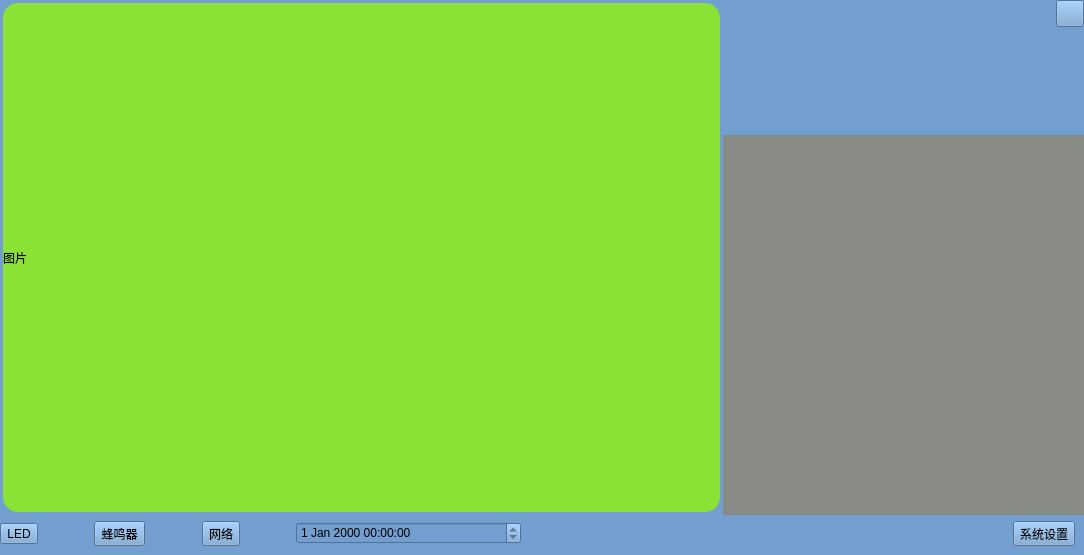
<?xml version="1.0" encoding="UTF-8"?>
<ui version="4.0">
 <class>FireIdentifySystem</class>
 <widget class="QMainWindow" name="FireIdentifySystem">
  <property name="geometry">
   <rect>
    <x>0</x>
    <y>0</y>
    <width>1084</width>
    <height>555</height>
   </rect>
  </property>
  <property name="windowTitle">
   <string>FireIdentifySystem</string>
  </property>
  <property name="styleSheet">
   <string notr="true">background-color:rgb(114, 159, 207);</string>
  </property>
  <widget class="QWidget" name="centralWidget">
   <property name="styleSheet">
    <string notr="true"/>
   </property>
   <layout class="QVBoxLayout" name="verticalLayout_6" stretch="0">
    <property name="leftMargin">
     <number>0</number>
    </property>
    <property name="topMargin">
     <number>0</number>
    </property>
    <property name="rightMargin">
     <number>0</number>
    </property>
    <property name="bottomMargin">
     <number>0</number>
    </property>
    <item>
     <layout class="QVBoxLayout" name="verticalLayout_5" stretch="9,1">
      <property name="bottomMargin">
       <number>9</number>
      </property>
      <item>
       <layout class="QHBoxLayout" name="horizontalLayout" stretch="2,1">
        <property name="spacing">
         <number>0</number>
        </property>
        <property name="rightMargin">
         <number>0</number>
        </property>
        <item>
         <widget class="QWidget" name="gBox_status" native="true">
          <layout class="QVBoxLayout" name="verticalLayout_2">
           <property name="spacing">
            <number>0</number>
           </property>
           <property name="leftMargin">
            <number>0</number>
           </property>
           <property name="topMargin">
            <number>0</number>
           </property>
           <property name="rightMargin">
            <number>0</number>
           </property>
           <property name="bottomMargin">
            <number>0</number>
           </property>
           <item>
            <layout class="QVBoxLayout" name="verticalLayout" stretch="9">
             <property name="leftMargin">
              <number>3</number>
             </property>
             <property name="topMargin">
              <number>3</number>
             </property>
             <property name="rightMargin">
              <number>3</number>
             </property>
             <property name="bottomMargin">
              <number>3</number>
             </property>
             <item>
              <widget class="QLabel" name="lab_Picture">
               <property name="layoutDirection">
                <enum>Qt::LeftToRight</enum>
               </property>
               <property name="styleSheet">
                <string notr="true">background-color:rgb(138, 226, 52);
border-radius: 15px</string>
               </property>
               <property name="text">
                <string>图片</string>
               </property>
              </widget>
             </item>
            </layout>
           </item>
          </layout>
         </widget>
        </item>
        <item>
         <widget class="QWidget" name="gBox_result" native="true">
          <layout class="QVBoxLayout" name="verticalLayout_4">
           <property name="spacing">
            <number>0</number>
           </property>
           <property name="leftMargin">
            <number>0</number>
           </property>
           <property name="topMargin">
            <number>0</number>
           </property>
           <property name="rightMargin">
            <number>0</number>
           </property>
           <property name="bottomMargin">
            <number>0</number>
           </property>
           <item>
            <layout class="QVBoxLayout" name="verticalLayout_3" stretch="1,4,14">
             <property name="spacing">
              <number>0</number>
             </property>
             <item>
              <layout class="QHBoxLayout" name="horizontalLayout_4">
               <item>
                <spacer name="horizontalSpacer_6">
                 <property name="orientation">
                  <enum>Qt::Horizontal</enum>
                 </property>
                 <property name="sizeHint" stdset="0">
                  <size>
                   <width>40</width>
                   <height>20</height>
                  </size>
                 </property>
                </spacer>
               </item>
               <item>
                <widget class="QToolButton" name="tBtn_close">
                 <property name="styleSheet">
                  <string notr="true"/>
                 </property>
                 <property name="text">
                  <string/>
                 </property>
                 <property name="icon">
                  <iconset>
                   <selectedon>:/image/images/Exit.png</selectedon>
                  </iconset>
                 </property>
                 <property name="iconSize">
                  <size>
                   <width>20</width>
                   <height>20</height>
                  </size>
                 </property>
                </widget>
               </item>
              </layout>
             </item>
             <item>
              <layout class="QHBoxLayout" name="horizontalLayout_2">
               <property name="spacing">
                <number>0</number>
               </property>
               <item>
                <widget class="QLabel" name="lab_Error">
                 <property name="font">
                  <font>
                   <pointsize>50</pointsize>
                  </font>
                 </property>
                 <property name="styleSheet">
                  <string notr="true">background-color:transparent;
color:red</string>
                 </property>
                 <property name="text">
                  <string/>
                 </property>
                 <property name="alignment">
                  <set>Qt::AlignCenter</set>
                 </property>
                </widget>
               </item>
               <item>
                <widget class="QLabel" name="lab_Warning">
                 <property name="font">
                  <font>
                   <pointsize>50</pointsize>
                  </font>
                 </property>
                 <property name="styleSheet">
                  <string notr="true">background-color:transparent;
color:rgb(252, 233, 79)</string>
                 </property>
                 <property name="text">
                  <string/>
                 </property>
                 <property name="alignment">
                  <set>Qt::AlignCenter</set>
                 </property>
                </widget>
               </item>
              </layout>
             </item>
             <item>
              <widget class="QChartView" name="chart_Widget" native="true">
               <property name="styleSheet">
                <string notr="true">background-color:rgb(136, 138, 133)</string>
               </property>
              </widget>
             </item>
            </layout>
           </item>
          </layout>
         </widget>
        </item>
       </layout>
      </item>
      <item>
       <layout class="QHBoxLayout" name="horizontalLayout_3" stretch="2,1,2,1,2,1,4,2,8">
        <property name="spacing">
         <number>0</number>
        </property>
        <item>
         <widget class="QToolButton" name="tBtn_LED">
          <property name="text">
           <string>LED</string>
          </property>
          <property name="icon">
           <iconset resource="icon.qrc">
            <normaloff>:/image/images/LED_OFF.png</normaloff>:/image/images/LED_OFF.png</iconset>
          </property>
          <property name="iconSize">
           <size>
            <width>20</width>
            <height>20</height>
           </size>
          </property>
          <property name="toolButtonStyle">
           <enum>Qt::ToolButtonTextBesideIcon</enum>
          </property>
         </widget>
        </item>
        <item>
         <spacer name="horizontalSpacer">
          <property name="orientation">
           <enum>Qt::Horizontal</enum>
          </property>
          <property name="sizeHint" stdset="0">
           <size>
            <width>40</width>
            <height>20</height>
           </size>
          </property>
         </spacer>
        </item>
        <item>
         <widget class="QToolButton" name="tBtn_Buzzer">
          <property name="text">
           <string>蜂鸣器</string>
          </property>
          <property name="icon">
           <iconset>
            <selectedon>:/image/images/Buzzer.png</selectedon>
           </iconset>
          </property>
          <property name="iconSize">
           <size>
            <width>20</width>
            <height>20</height>
           </size>
          </property>
          <property name="toolButtonStyle">
           <enum>Qt::ToolButtonTextBesideIcon</enum>
          </property>
         </widget>
        </item>
        <item>
         <spacer name="horizontalSpacer_2">
          <property name="orientation">
           <enum>Qt::Horizontal</enum>
          </property>
          <property name="sizeHint" stdset="0">
           <size>
            <width>40</width>
            <height>20</height>
           </size>
          </property>
         </spacer>
        </item>
        <item>
         <widget class="QToolButton" name="tBtn_Network">
          <property name="text">
           <string>网络</string>
          </property>
          <property name="icon">
           <iconset>
            <normalon>:/image/images/Wifi.png</normalon>
            <selectedon>:/image/images/Wifi.png</selectedon>
           </iconset>
          </property>
          <property name="iconSize">
           <size>
            <width>20</width>
            <height>20</height>
           </size>
          </property>
          <property name="toolButtonStyle">
           <enum>Qt::ToolButtonTextBesideIcon</enum>
          </property>
         </widget>
        </item>
        <item>
         <spacer name="horizontalSpacer_3">
          <property name="orientation">
           <enum>Qt::Horizontal</enum>
          </property>
          <property name="sizeHint" stdset="0">
           <size>
            <width>40</width>
            <height>20</height>
           </size>
          </property>
         </spacer>
        </item>
        <item>
         <widget class="QDateTimeEdit" name="dateTimeEdit">
          <property name="enabled">
           <bool>true</bool>
          </property>
          <property name="readOnly">
           <bool>true</bool>
          </property>
         </widget>
        </item>
        <item>
         <spacer name="horizontalSpacer_5">
          <property name="orientation">
           <enum>Qt::Horizontal</enum>
          </property>
          <property name="sizeHint" stdset="0">
           <size>
            <width>40</width>
            <height>20</height>
           </size>
          </property>
         </spacer>
        </item>
        <item>
         <layout class="QHBoxLayout" name="horizontalLayout_5" stretch="3,1">
          <property name="spacing">
           <number>0</number>
          </property>
          <property name="rightMargin">
           <number>9</number>
          </property>
          <item>
           <spacer name="horizontalSpacer_4">
            <property name="orientation">
             <enum>Qt::Horizontal</enum>
            </property>
            <property name="sizeHint" stdset="0">
             <size>
              <width>40</width>
              <height>20</height>
             </size>
            </property>
           </spacer>
          </item>
          <item>
           <widget class="QToolButton" name="tBtn_Set">
            <property name="text">
             <string>系统设置</string>
            </property>
            <property name="icon">
             <iconset>
              <selectedon>:/image/images/Set.png</selectedon>
             </iconset>
            </property>
            <property name="iconSize">
             <size>
              <width>20</width>
              <height>20</height>
             </size>
            </property>
            <property name="toolButtonStyle">
             <enum>Qt::ToolButtonTextBesideIcon</enum>
            </property>
           </widget>
          </item>
         </layout>
        </item>
       </layout>
      </item>
     </layout>
    </item>
   </layout>
  </widget>
 </widget>
 <layoutdefault spacing="6" margin="11"/>
 <customwidgets>
  <customwidget>
   <class>QChartView</class>
   <extends>QWidget</extends>
   <header>qchartview.h</header>
   <container>1</container>
  </customwidget>
 </customwidgets>
 <resources>
  <include location="icon.qrc"/>
 </resources>
 <connections/>
</ui>
